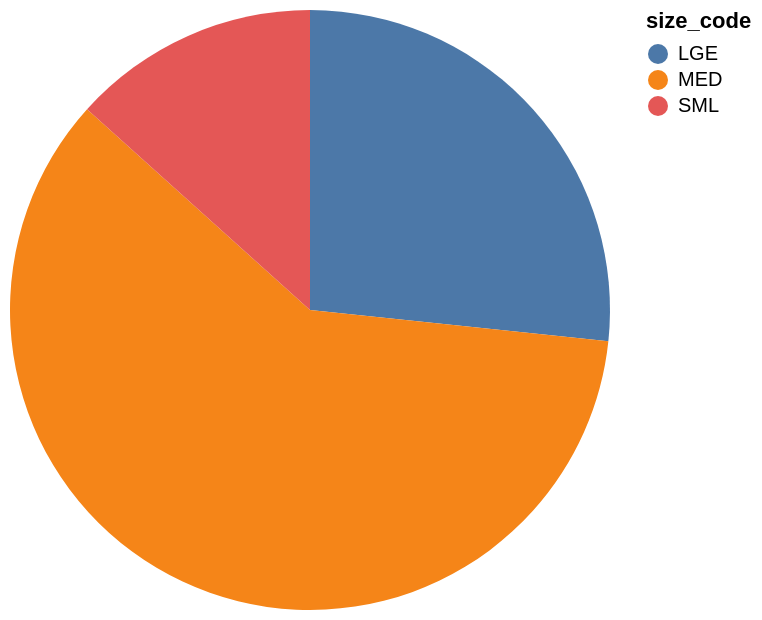

This figure's Vega-Lite source:
### Vega-Lite specification from a JSON file in a GitHub repository (floating-point values rounded to 4 significant figures)
{"data": {"values": [{"x_data": "LGE", "y_data": 4}, {"x_data": "MED", "y_data": 9}, {"x_data": "SML", "y_data": 2}]}, "mark": "arc", "encoding": {"theta": {"field": "y_data", "type": "quantitative", "title": "COUNT(size_code)"}, "color": {"field": "x_data", "type": "nominal", "title": "size_code"}}}
